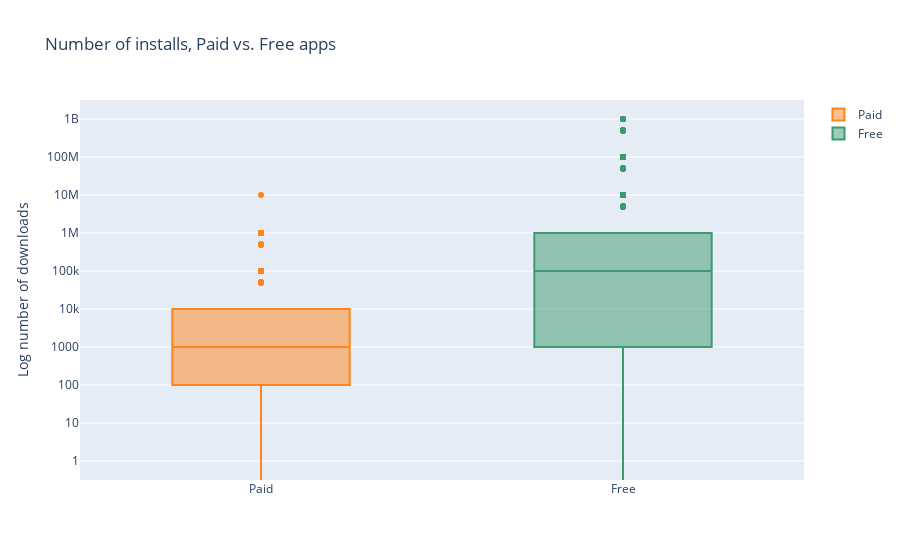

Notebook source saved alongside this figure:
### Markdown cell above
<span style="color:green">Of the 10,358 apps that have been analyzed in this dataset, 76.5% are Free to download.<br><br>
One may think that this would result in Paid apps being installed much less frequently, but this box plot shows **this is not the case.**</span>

### Code cell
trace0 = go.Box(
    #Data for number of installs of Paid apps
    y = apps[apps['Type'] == 'Paid']['Installs'],
    name = 'Paid',
    marker_color= '#FF851B'
)

trace1 = go.Box(
    #Data for number of installs of Free apps
    y = apps[apps['Type'] == 'Free']['Installs'],
    name = 'Free',
    marker_color = "#3D9970"
)

layout = go.Layout(
    title = "Number of installs, Paid vs. Free apps",
    yaxis = dict(title = "Log number of downloads",
                type = 'log',
                autorange = True)
)

#Trace0 and Trace1 in a list for plotting
data = [trace0, trace1]
plotly.offline.iplot({'data': data, 'layout': layout})

### Figure 1 — Plotly figure (JSON) as saved in the notebook; plotly's stock layout.template omitted (floating-point values rounded to 4 significant figures; data arrays with more than 128 entries replaced by an {"elided": "..."} marker saying what was removed)
{"data": [{"marker": {"color": "#FF851B"}, "name": "Paid", "type": "box", "y": {"elided": "639 int values"}}, {"marker": {"color": "#3D9970"}, "name": "Free", "type": "box", "y": {"elided": "7928 int values"}}], "layout": {"autosize": true, "title": {"text": "Number of installs, Paid vs. Free apps"}, "xaxis": {"autorange": true, "range": [-0.5, 1.5], "type": "category"}, "yaxis": {"autorange": true, "range": [-0.5, 9.5], "title": {"text": "Log number of downloads"}, "type": "log"}}}
